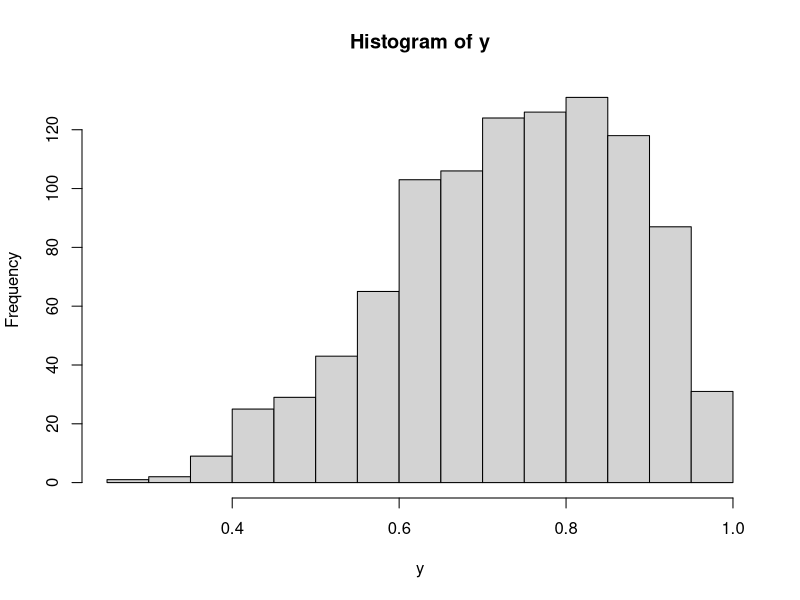

The R source for this figure:
# From: Bayesian Models for Astrophysical Data, Cambridge Univ. Press
# (c) 2017,  Joseph M. Hilbe, Rafael S. de Souza and Emille E. O. Ishida 
# 
# you are kindly asked to include the complete citation if you used this 
# material in a publication

# Code 5.12 - Synthetic beta-distributed data generated in R

set.seed(1056)                    # set seed to replicate example
nobs <- 1000                      # number of obs in model
x1 <- runif(nobs)                 # random normal variable
xb <- 0.3+1.5*x1                  # linear predictor, xb
exb <- exp(-xb)                   # prob of 0
p <- exb/(1+exb)                  # prob of 1
theta <- 15
y <- rbeta(nobs,theta*(1-p),theta*p)

summary(y)

hist(y)
